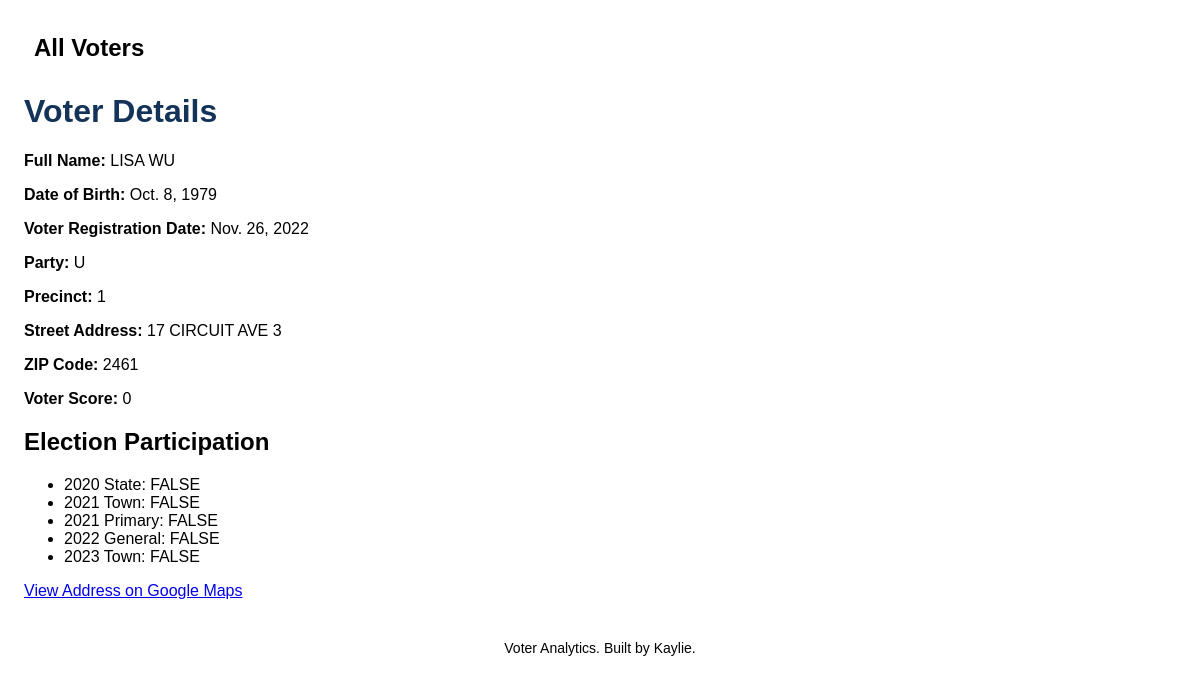
The app's page /voter_analytics/voter/1 with its own data.
### voter_analytics/models.py (models this page shows, shortened)
class Voter(models.Model):
    last_name = models.TextField()
    first_name = models.TextField()
    street_number = models.IntegerField()
    street_name = models.TextField()
    zip_code = models.IntegerField()
    apartment_number = models.TextField()
    dob = models.DateField()
    registration_date = models.DateField()
    party = models.CharField(max_length=2)
    precinct = models.CharField(max_length=2)
    v20state = models.TextField()
    v21town = models.TextField()
    v21primary = models.TextField()
    v22general = models.TextField()
    v23town = models.TextField()
    voter_score = models.IntegerField()

### voter_analytics/views.py (the view)
# urls.py: path('voter/<int:pk>', ShowVoterView.as_view(), name="voter"),
class ShowVoterView(DetailView):
    model = Voter
    template_name = "voter_analytics/show_voter.html"
    context_object_name = "voter"

### voter_analytics/templates/voter_analytics/show_voter.html
{% extends 'voter_analytics/base.html' %}
{% block content %}
<h1>Voter Details</h1>
<p><strong>Full Name:</strong> {{ voter.first_name }} {{ voter.last_name }}</p>
<p><strong>Date of Birth:</strong> {{ voter.dob }}</p>
<p><strong>Voter Registration Date:</strong> {{ voter.registration_date }}</p>
<p><strong>Party:</strong> {{ voter.party }}</p>
<p><strong>Precinct:</strong> {{ voter.precinct }}</p>
<p><strong>Street Address:</strong> {{ voter.street_number }} {{ voter.street_name }} {{ voter.apartment_number }}</p>
<p><strong>ZIP Code:</strong> {{ voter.zip_code }}</p>
<p><strong>Voter Score:</strong> {{ voter.voter_score }}</p>
<h2>Election Participation</h2>
<ul>
  <li>2020 State: {{ voter.v20state }}</li>
  <li>2021 Town: {{ voter.v21town }}</li>
  <li>2021 Primary: {{ voter.v21primary }}</li>
  <li>2022 General: {{ voter.v22general }}</li>
  <li>2023 Town: {{ voter.v23town }}</li>
</ul>
<p>
  <a href="https://www.google.com/maps/search/?api=1&query={{ voter.street_number }}+{{ voter.street_name }}+{{ voter.apartment_number }}+{{ voter.zip_code }}">
    View Address on Google Maps
  </a>
</p>
{% endblock %}

### static/styles.css (style rules this page uses)
body { font-family: 'Helvetica'; margin: 0; padding: 2%; font-size: 16px; }
h1 { color: #143359; }

### records on screen
Voter: first_name "LISA", last_name "WU", dob "Oct. 8, 1979", registration_date "Nov. 26, 2022", party "U", precinct "1", street_number "17", street_name "CIRCUIT AVE", apartment_number "3", zip_code "2461", voter_score "0", v20state "FALSE", v21town "FALSE", v21primary "FALSE", v22general "FALSE", v23town "FALSE"
